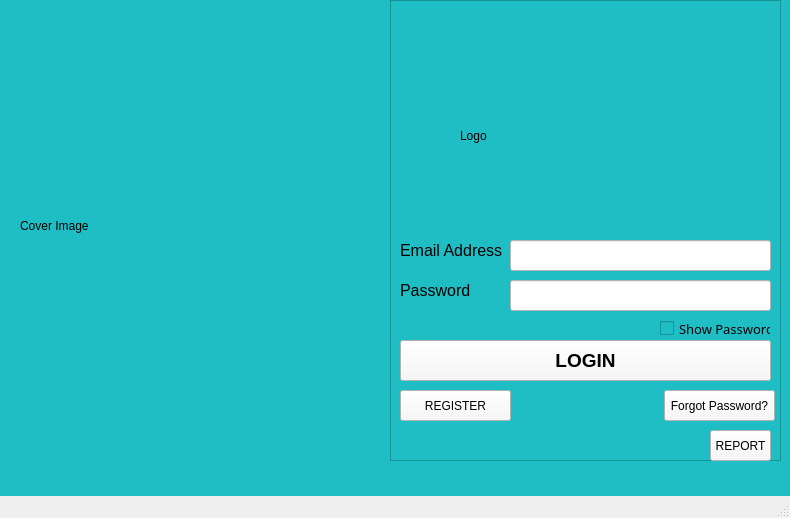
<?xml version="1.0" encoding="UTF-8"?>
<ui version="4.0">
 <class>LoginWindow</class>
 <widget class="QMainWindow" name="LoginWindow">
  <property name="enabled">
   <bool>true</bool>
  </property>
  <property name="geometry">
   <rect>
    <x>0</x>
    <y>0</y>
    <width>790</width>
    <height>518</height>
   </rect>
  </property>
  <property name="sizePolicy">
   <sizepolicy hsizetype="Fixed" vsizetype="Fixed">
    <horstretch>0</horstretch>
    <verstretch>0</verstretch>
   </sizepolicy>
  </property>
  <property name="windowTitle">
   <string>TRMS</string>
  </property>
  <property name="windowIcon">
   <iconset theme="trms-logo">
    <normalon>:/images/TRMS-Logo-Without-Text.ico</normalon>
   </iconset>
  </property>
  <widget class="QWidget" name="centralwidget">
   <property name="autoFillBackground">
    <bool>false</bool>
   </property>
   <property name="styleSheet">
    <string notr="true">background-color: rgb(31, 190, 196)</string>
   </property>
   <widget class="QLabel" name="coverImage_label">
    <property name="geometry">
     <rect>
      <x>20</x>
      <y>0</y>
      <width>361</width>
      <height>451</height>
     </rect>
    </property>
    <property name="text">
     <string>Cover Image</string>
    </property>
   </widget>
   <widget class="QFrame" name="signInForm_frame">
    <property name="geometry">
     <rect>
      <x>390</x>
      <y>0</y>
      <width>391</width>
      <height>461</height>
     </rect>
    </property>
    <property name="frameShape">
     <enum>QFrame::StyledPanel</enum>
    </property>
    <property name="frameShadow">
     <enum>QFrame::Raised</enum>
    </property>
    <widget class="QLabel" name="logo_label">
     <property name="geometry">
      <rect>
       <x>70</x>
       <y>30</y>
       <width>271</width>
       <height>211</height>
      </rect>
     </property>
     <property name="text">
      <string>Logo</string>
     </property>
    </widget>
    <widget class="QPushButton" name="login_pushButton">
     <property name="geometry">
      <rect>
       <x>10</x>
       <y>340</y>
       <width>371</width>
       <height>41</height>
      </rect>
     </property>
     <property name="font">
      <font>
       <family>Segoe UI</family>
       <pointsize>14</pointsize>
       <weight>75</weight>
       <bold>true</bold>
      </font>
     </property>
     <property name="styleSheet">
      <string notr="true">background-color: rgb(248, 248, 248);</string>
     </property>
     <property name="text">
      <string>LOGIN</string>
     </property>
    </widget>
    <widget class="QCheckBox" name="showPassword_checkBox">
     <property name="geometry">
      <rect>
       <x>270</x>
       <y>320</y>
       <width>111</width>
       <height>17</height>
      </rect>
     </property>
     <property name="font">
      <font>
       <family>Myanmar Text</family>
       <pointsize>10</pointsize>
      </font>
     </property>
     <property name="text">
      <string>Show Password</string>
     </property>
    </widget>
    <widget class="QPushButton" name="forgotPassword_pushButton">
     <property name="geometry">
      <rect>
       <x>274</x>
       <y>390</y>
       <width>111</width>
       <height>31</height>
      </rect>
     </property>
     <property name="font">
      <font>
       <family>Segoe UI</family>
       <pointsize>9</pointsize>
      </font>
     </property>
     <property name="styleSheet">
      <string notr="true">background-color: rgb(248, 248, 248);</string>
     </property>
     <property name="text">
      <string>Forgot Password?</string>
     </property>
    </widget>
    <widget class="QPushButton" name="register_pushButton">
     <property name="geometry">
      <rect>
       <x>10</x>
       <y>390</y>
       <width>111</width>
       <height>31</height>
      </rect>
     </property>
     <property name="font">
      <font>
       <family>Segoe UI</family>
       <pointsize>9</pointsize>
      </font>
     </property>
     <property name="styleSheet">
      <string notr="true">background-color: rgb(248, 248, 248);</string>
     </property>
     <property name="text">
      <string>REGISTER</string>
     </property>
    </widget>
    <widget class="QLineEdit" name="password_lineEdit">
     <property name="geometry">
      <rect>
       <x>120</x>
       <y>280</y>
       <width>261</width>
       <height>31</height>
      </rect>
     </property>
     <property name="font">
      <font>
       <family>Segoe UI</family>
       <pointsize>11</pointsize>
      </font>
     </property>
     <property name="toolTip">
      <string>&lt;html&gt;&lt;head/&gt;&lt;body&gt;&lt;p align=&quot;center&quot;&gt;&lt;span style=&quot; font-size:10pt;&quot;&gt;Enter Password&lt;/span&gt;&lt;/p&gt;&lt;/body&gt;&lt;/html&gt;</string>
     </property>
     <property name="styleSheet">
      <string notr="true">background-color: rgb(255, 255, 255);</string>
     </property>
     <property name="echoMode">
      <enum>QLineEdit::Password</enum>
     </property>
    </widget>
    <widget class="QLabel" name="emailAddress_label">
     <property name="geometry">
      <rect>
       <x>10</x>
       <y>240</y>
       <width>121</width>
       <height>21</height>
      </rect>
     </property>
     <property name="font">
      <font>
       <family>Segoe UI</family>
       <pointsize>12</pointsize>
      </font>
     </property>
     <property name="text">
      <string>Email Address</string>
     </property>
    </widget>
    <widget class="QLabel" name="password_label">
     <property name="geometry">
      <rect>
       <x>10</x>
       <y>280</y>
       <width>91</width>
       <height>21</height>
      </rect>
     </property>
     <property name="font">
      <font>
       <family>Segoe UI</family>
       <pointsize>12</pointsize>
      </font>
     </property>
     <property name="text">
      <string>Password</string>
     </property>
    </widget>
    <widget class="QLineEdit" name="emailAddress_lineEdit">
     <property name="geometry">
      <rect>
       <x>120</x>
       <y>240</y>
       <width>261</width>
       <height>31</height>
      </rect>
     </property>
     <property name="font">
      <font>
       <family>Segoe UI</family>
       <pointsize>11</pointsize>
      </font>
     </property>
     <property name="toolTip">
      <string>&lt;html&gt;&lt;head/&gt;&lt;body&gt;&lt;p align=&quot;center&quot;&gt;&lt;span style=&quot; font-size:10pt;&quot;&gt;Enter Email Address&lt;/span&gt;&lt;/p&gt;&lt;/body&gt;&lt;/html&gt;</string>
     </property>
     <property name="styleSheet">
      <string notr="true">background-color: rgb(255, 255, 255);</string>
     </property>
    </widget>
    <widget class="QPushButton" name="report_pushButton">
     <property name="geometry">
      <rect>
       <x>320</x>
       <y>430</y>
       <width>61</width>
       <height>31</height>
      </rect>
     </property>
     <property name="font">
      <font>
       <family>Segoe UI</family>
       <pointsize>9</pointsize>
      </font>
     </property>
     <property name="styleSheet">
      <string notr="true">background-color: rgb(248, 248, 248);</string>
     </property>
     <property name="text">
      <string>REPORT</string>
     </property>
    </widget>
   </widget>
  </widget>
  <widget class="QMenuBar" name="menubar">
   <property name="enabled">
    <bool>false</bool>
   </property>
   <property name="geometry">
    <rect>
     <x>0</x>
     <y>0</y>
     <width>790</width>
     <height>21</height>
    </rect>
   </property>
  </widget>
  <widget class="QStatusBar" name="statusbar"/>
 </widget>
 <resources/>
 <connections/>
</ui>
